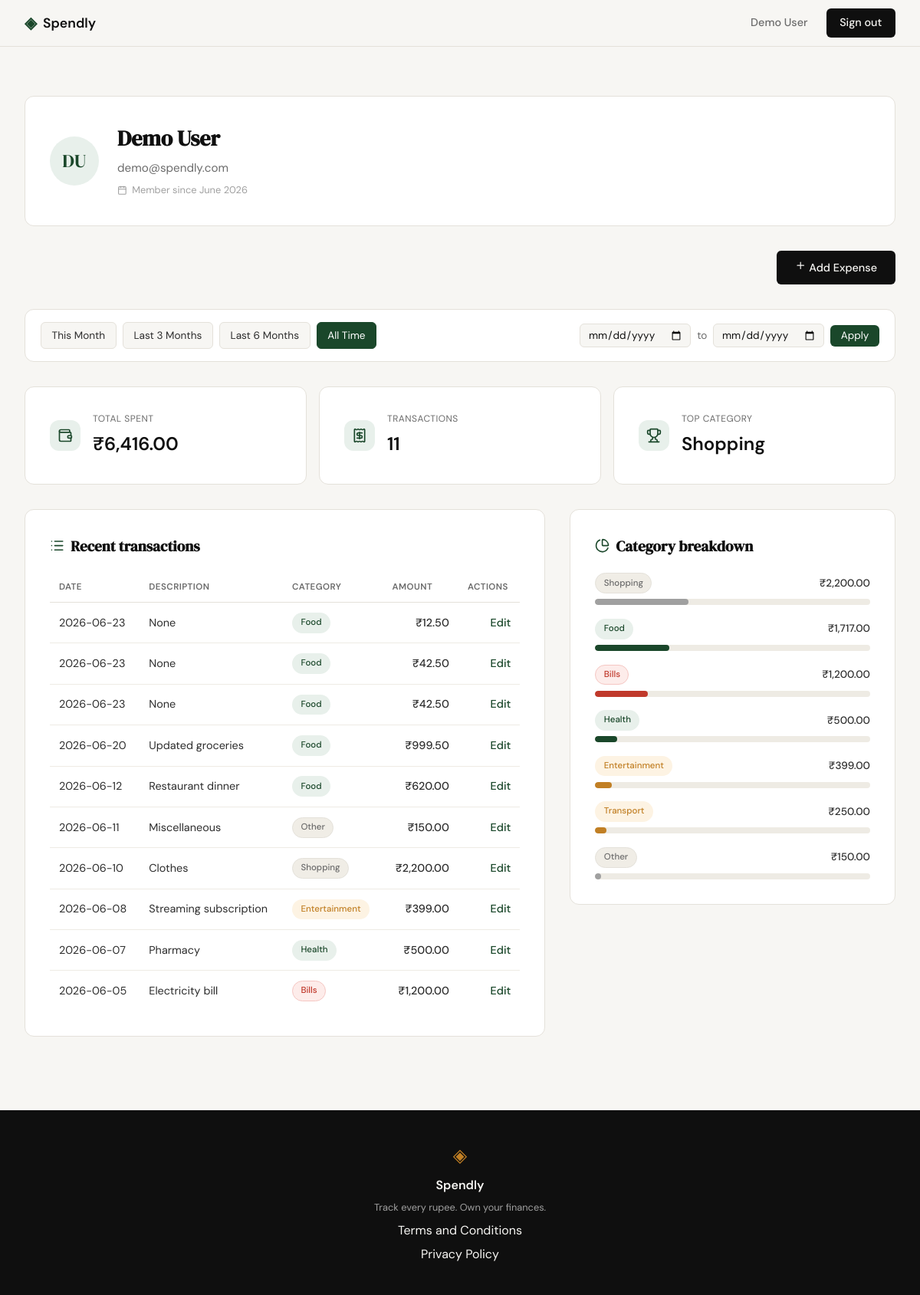
Screenshot of /profile (signed in) with the database file from the repository.
### tables this page shows
CREATE TABLE users (
            id            INTEGER PRIMARY KEY AUTOINCREMENT,
            name          TEXT    NOT NULL,
            email         TEXT    NOT NULL UNIQUE,
            password_hash TEXT    NOT NULL,
            created_at    TEXT    DEFAULT (datetime('now'))
        );

CREATE TABLE expenses (
            id          INTEGER PRIMARY KEY AUTOINCREMENT,
            user_id     INTEGER NOT NULL REFERENCES users(id),
            amount      REAL    NOT NULL,
            category    TEXT    NOT NULL,
            date        TEXT    NOT NULL,
            description TEXT,
            created_at  TEXT    DEFAULT (datetime('now'))
        );

### app.py (the view)
@app.route("/profile")
def profile():
    if not session.get("user_id"):
        return redirect(url_for("login"))
    user_id = session["user_id"]
    date_from = _parse_date(request.args.get("date_from", ""))
    date_to = _parse_date(request.args.get("date_to", ""))
    if date_from and date_to and date_from > date_to:
        flash("Start date must be before end date.")
        date_from = date_to = None
    date_from_str = date_from.isoformat() if date_from else None
    date_to_str = date_to.isoformat() if date_to else None
    presets = _build_presets(date.today())
    active_preset = _detect_active_preset(presets, date_from_str, date_to_str)
    db_user = get_user_by_id(user_id)
    user = {
        "name": db_user["name"],
        "email": db_user["email"],
        "initials": "".join(p[0].upper() for p in db_user["name"].split()[:2]),
        "member_since": db_user["member_since"],
    }
    raw_stats = get_summary_stats(user_id, date_from=date_from_str, date_to=date_to_str)
    stats = {
        "total_spent": format_currency(raw_stats["total_spent"]),
        "transaction_count": raw_stats["transaction_count"],
        "top_category": raw_stats["top_category"],
    }
    raw_transactions = get_recent_transactions(user_id, date_from=date_from_str, date_to=date_to_str)
    transactions = [
        {
            "id": tx["id"],
            "date": tx["date"],
            "description": tx["description"],
            "category": tx["category"],
            "amount": format_currency(tx["amount"]),
        }
        for tx in raw_transactions
    ]
    raw_breakdown = get_category_breakdown(user_id, date_from=date_from_str, date_to=date_to_str)
    category_breakdown = [
        {
            "name": cat["name"],
            "total": format_currency(cat["amount"]),
            "percent": cat["pct"],
        }
        for cat in raw_breakdown
    ]
    return render_template(
        "profile.html",
        user=user,
        stats=stats,
        transactions=transactions,
        category_breakdown=category_breakdown,
        date_from_str=date_from_str,
        date_to_str=date_to_str,
        presets=presets,
        active_preset=active_preset,
    )

### app.py (called while the page is built)
def _parse_date(s):
    try:
        return datetime.strptime(s, "%Y-%m-%d").date()
    except (TypeError, ValueError):
        return None

def _build_presets(today):
    return {
        "this_month":    (today.replace(day=1).isoformat(), today.isoformat()),
        "last_3_months": ((today - timedelta(days=90)).isoformat(), today.isoformat()),
        "last_6_months": ((today - timedelta(days=180)).isoformat(), today.isoformat()),
    }

def _detect_active_preset(presets, date_from_str, date_to_str):
    if not (date_from_str and date_to_str):
        return None
    for name, (f, t) in presets.items():
        if date_from_str == f and date_to_str == t:
            return name
    return None

### database/db.py (called while the page is built)
def get_db():
    conn = sqlite3.connect(DB_PATH)
    conn.row_factory = sqlite3.Row
    conn.execute("PRAGMA foreign_keys = ON")
    return conn

### database/queries.py (called while the page is built)
def format_currency(amount):
    return f"₹{amount:,.2f}"

def get_user_by_id(user_id):
    db = get_db()
    row = db.execute(
        "SELECT id, name, email, created_at FROM users WHERE id = ?", (user_id,)
    ).fetchone()
    db.close()
    if row is None:
        return None
    created = datetime.strptime(row["created_at"], "%Y-%m-%d %H:%M:%S")
    return {"name": row["name"], "email": row["email"], "member_since": created.strftime("%B %Y")}

def get_recent_transactions(user_id, limit=10, date_from=None, date_to=None):
    db = get_db()
    if date_from and date_to:
        sql = (
            "SELECT id, date, description, category, amount FROM expenses "
            "WHERE user_id = ? AND date BETWEEN ? AND ? "
            "ORDER BY date DESC, id DESC LIMIT ?"
        )
        params = (user_id, date_from, date_to, limit)
    else:
        sql = (
            "SELECT id, date, description, category, amount FROM expenses "
            "WHERE user_id = ? ORDER BY date DESC, id DESC LIMIT ?"
        )
        params = (user_id, limit)
    rows = db.execute(sql, params).fetchall()
    db.close()
    return [
        {"id": r["id"], "date": r["date"], "description": r["description"],
         "category": r["category"], "amount": r["amount"]}
        for r in rows
    ]

### templates/profile.html (shortened to what this page needs)
{% extends "base.html" %}
{% block head %}
<link rel="stylesheet" href="{{ url_for('static', filename='css/profile.css') }}">
{% endblock %}
{% block content %}
<section class="profile-page">
    <div class="profile-inner">
        <div class="profile-user-card feature-card">
            <div class="profile-avatar">{{ user.initials }}</div>
            <div class="profile-identity">
                <h1 class="profile-name">{{ user.name }}</h1>
                <p class="profile-email">{{ user.email }}</p>
                <p class="profile-member">
                    <i data-lucide="calendar"></i>
                    Member since {{ user.member_since }}
                </p>
            </div>
        </div>
        <div class="profile-actions">
            <a href="{{ url_for('add_expense') }}" class="btn-primary">
                <i data-lucide="plus"></i>
                Add Expense
            </a>
        </div>
        <div class="filter-bar">
            <div class="filter-presets">
                <a href="{{ url_for('profile', date_from=presets.this_month[0], date_to=presets.this_month[1]) }}"
                   class="filter-btn{% if active_preset == 'this_month' %} active{% endif %}">This Month</a>
                <a href="{{ url_for('profile', date_from=presets.last_3_months[0], date_to=presets.last_3_months[1]) }}"
                   class="filter-btn{% if active_preset == 'last_3_months' %} active{% endif %}">Last 3 Months</a>
                <a href="{{ url_for('profile', date_from=presets.last_6_months[0], date_to=presets.last_6_months[1]) }}"
                   class="filter-btn{% if active_preset == 'last_6_months' %} active{% endif %}">Last 6 Months</a>
                <a href="{{ url_for('profile') }}"
                   class="filter-btn{% if not date_from_str and not date_to_str %} active{% endif %}">All Time</a>
            </div>
            <form class="filter-custom" method="get" action="{{ url_for('profile') }}">
                <input type="date" name="date_from" value="{{ date_from_str or '' }}">
                <span>to</span>
                <input type="date" name="date_to" value="{{ date_to_str or '' }}">
                <button type="submit" class="filter-apply">Apply</button>
            </form>
        </div>
        <div class="profile-stats">
            <div class="profile-stat-card feature-card">
                <span class="profile-stat-icon"><i data-lucide="wallet"></i></span>
                <div>
                    <p class="profile-stat-label">Total spent</p>
                    <p class="profile-stat-value">{{ stats.total_spent }}</p>
                </div>
            </div>
            <div class="profile-stat-card feature-card">
                <span class="profile-stat-icon"><i data-lucide="receipt"></i></span>
                <div>
                    <p class="profile-stat-label">Transactions</p>
                    <p class="profile-stat-value">{{ stats.transaction_count }}</p>
                </div>
            </div>
            <div class="profile-stat-card feature-card">
                <span class="profile-stat-icon"><i data-lucide="trophy"></i></span>
                <div>
                    <p class="profile-stat-label">Top category</p>
                    <p class="profile-stat-value">{{ stats.top_category }}</p>
                </div>
            </div>
        </div>
        <div class="profile-grid">
            <div class="profile-history feature-card">
                <h2 class="profile-section-title">
                    <i data-lucide="list"></i>
                    Recent transactions
                </h2>
                <div class="profile-table-wrap">
                    <table class="profile-table">
                        <thead>
                            <tr>
                                <th>Date</th>
                                <th>Description</th>
                                <th>Category</th>
                                <th class="profile-amount-col">Amount</th>
                                <th class="profile-actions-col">Actions</th>
                            </tr>
                        </thead>
                        <tbody>
                            {% for tx in transactions %}
                            <tr>
                                <td class="profile-tx-date">{{ tx.date }}</td>
                                <td>{{ tx.description }}</td>
                                <td><span class="badge badge-{{ tx.category | lower }}">{{ tx.category }}</span></td>
                                <td class="profile-amount-col profile-tx-amount">{{ tx.amount }}</td>
                                <td class="profile-actions-col">
                                    <a class="profile-tx-edit" href="{{ url_for('edit_expense', expense_id=tx.id) }}">Edit</a>
                                </td>
                            </tr>
                            {% endfor %}
                        </tbody>
                    </table>
                </div>
            </div>
            <div class="profile-breakdown feature-card">
                <h2 class="profile-section-title">
                    <i data-lucide="pie-chart"></i>
                    Category breakdown
                </h2>
                {% for cat in category_breakdown %}
                <div class="profile-cat-row">
                    <div class="profile-cat-head">
                        <span class="badge badge-{{ cat.name | lower }}">{{ cat.name }}</span>
                        <span class="profile-cat-total">{{ cat.total }}</span>
                    </div>
                    <div class="profile-cat-track">
                        <div class="profile-cat-bar badge-bar-{{ cat.name | lower }}"
                             style="--profile-bar-pct: {{ cat.percent }}%"></div>
                    </div>
                </div>
                {% endfor %}
            </div>
        </div>
    </div>
</section>
{% endblock %}

### templates/base.html (shortened to what this page needs)
<!DOCTYPE html>
<html lang="en">
<head>
    <link rel="stylesheet" href="{{ url_for('static', filename='css/style.css') }}">
    {% block head %}{% endblock %}
</head>
<body>
    <nav class="navbar">
        <div class="nav-inner">
            <a href="{{ url_for('landing') }}" class="nav-brand">
                <span class="brand-icon">◈</span>
                <span class="brand-name">Spendly</span>
            </a>
            <div class="nav-links">
                {% if session.user_id %}
                <a href="{{ url_for('profile') }}">{{ session.user_name }}</a>
                <a href="{{ url_for('logout') }}" class="nav-cta">Sign out</a>
                {% else %}
                <a href="{{ url_for('login') }}">Sign in</a>
                <a href="{{ url_for('register') }}" class="nav-cta">Get started</a>
                {% endif %}
            </div>
        </div>
    </nav>
    <main class="main-content">
        {% block content %}{% endblock %}
    </main>
    <footer class="footer">
        <div class="footer-inner">
            <span class="brand-icon">◈</span>
            <span class="footer-name">Spendly</span>
            <p class="footer-copy">Track every rupee. Own your finances.</p>
            <a href="/terms">Terms and Conditions</a>
            <a href="/privacy">Privacy Policy</a>
        </div>
    </footer>
</body>
</html>

### static/css/style.css (style rules this page uses)
:root { --ink: #0f0f0f; --ink-soft: #2d2d2d; --ink-muted: #6b6b6b; --ink-faint: #a0a0a0; --paper: #f7f6f3; --paper-warm: #f0ede6; --paper-card: #ffffff; --accent: #1a472a; --accent-light: #e8f0eb; --accent-2: #c17f24; --accent-2-light: #fdf3e3; --danger: #c0392b; --danger-light: #fdecea; --danger-border: #f5c6c2; --border: #e4e1da; --border-soft: #eeebe4; --font-display: 'DM Serif Display', Georgia, serif; --font-body: 'DM Sans', system-ui, sans-serif; --max-width: 1200px; --auth-width: 440px; --radius-sm: 6px; --radius-md: 12px; --radius-lg: 20px; }
*, *::before, *::after { box-sizing: border-box; margin: 0; padding: 0; }
html { font-size: 16px; scroll-behavior: smooth; }
body { background: var(--paper); color: var(--ink); font-family: var(--font-body); font-size: 1rem; line-height: 1.6; -webkit-font-smoothing: antialiased; }
a { color: inherit; text-decoration: none; }
.navbar { position: sticky; top: 0; z-index: 100; background: var(--paper); border-bottom: 1px solid var(--border); padding: 0 2rem; }
.nav-inner { max-width: var(--max-width); margin: 0 auto; height: 60px; display: flex; align-items: center; justify-content: space-between; }
.nav-brand { display: flex; align-items: center; gap: 0.5rem; font-family: var(--font-body); font-weight: 600; font-size: 1.1rem; color: var(--ink); }
.brand-icon { color: var(--accent); font-size: 1.3rem; }
.brand-name { color: var(--ink); }
.nav-links { display: flex; align-items: center; gap: 1.5rem; font-size: 0.9rem; font-weight: 500; }
.nav-links a { color: var(--ink-muted); transition: color 0.2s; }
.nav-cta { background: var(--ink) !important; color: var(--paper) !important; padding: 0.45rem 1.1rem; border-radius: var(--radius-sm); transition: background 0.2s !important; }
.main-content { min-height: calc(100vh - 60px - 100px); }
.btn-primary { display: inline-block; background: var(--ink); color: var(--paper); padding: 0.65rem 1.5rem; border-radius: var(--radius-sm); font-family: var(--font-body); font-size: 0.9rem; font-weight: 500; cursor: pointer; border: none; transition: background 0.2s; text-decoration: none; }
.feature-card { background: var(--paper-card); border: 1px solid var(--border); border-radius: var(--radius-md); padding: 2rem; }
.footer { background: var(--ink); color: var(--paper); padding: 2.5rem 2rem; text-align: center; }
.footer-inner { display: flex; flex-direction: column; align-items: center; gap: 0.4rem; }
.footer .brand-icon { color: var(--accent-2); font-size: 1.5rem; }
.footer-name { font-weight: 600; font-size: 1rem; }
.footer-copy { font-size: 0.8rem; color: var(--ink-faint); }

### rows the page displays
users: user_name "Demo User", name "Demo User", email "demo@spendly.com"
expenses: top_category "Shopping", date "2026-06-10", description "Clothes", category "Shopping", amount "₹2,200.00"
expenses: date "2026-06-23", description "None", category "Food", amount "₹12.50"
expenses: date "2026-06-23", description "None", category "Food", amount "₹42.50"
expenses: date "2026-06-23", description "None", category "Food", amount "₹42.50"
expenses: date "2026-06-20", description "Updated groceries", category "Food", amount "₹999.50"
expenses: date "2026-06-12", description "Restaurant dinner", category "Food", amount "₹620.00"
expenses: date "2026-06-11", description "Miscellaneous", category "Other", amount "₹150.00"
expenses: date "2026-06-08", description "Streaming subscription", category "Entertainment", amount "₹399.00"
expenses: date "2026-06-07", description "Pharmacy", category "Health", amount "₹500.00"
expenses: date "2026-06-05", description "Electricity bill", category "Bills", amount "₹1,200.00"
expenses: name "Transport", total "₹250.00", {{ cat.percent }} 4 (drawn)

### other values shown
{{ user.initials }} "DU"
{{ user.member_since }} "June 2026"
{{ stats.total_spent }} "₹6,416.00"
{{ stats.transaction_count }} "11"
{{ cat.name }} "Shopping" "Food" "Bills" "Health" "Entertainment" "Other"
{{ cat.total }} "₹2,200.00" "₹1,717.00" "₹1,200.00" "₹500.00" "₹399.00" "₹150.00"
